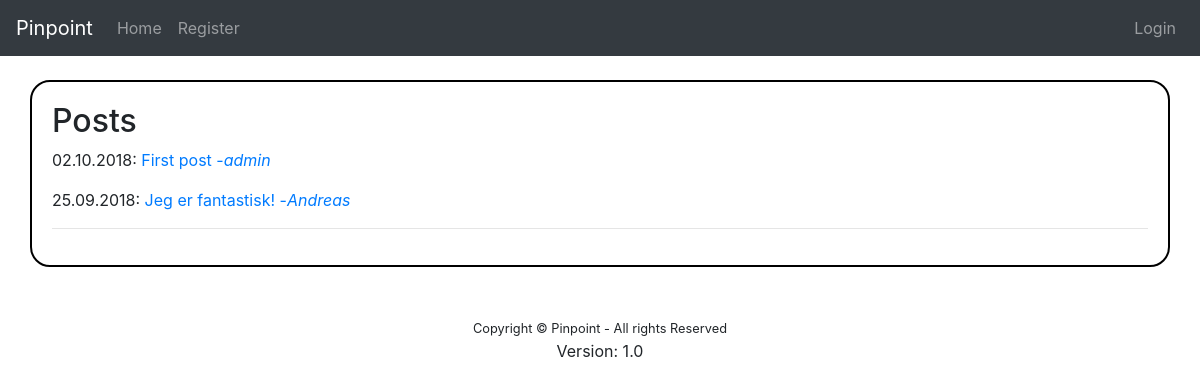
The page / on the database its author committed.
### view_content/models.py (models this page shows, shortened)
class Post(models.Model):
    title = models.CharField(max_length=200)
    body = models.TextField()
    date = models.DateTimeField(auto_now_add=True)
    author = models.ForeignKey('auth.User', on_delete=models.CASCADE, related_name='author_of')
    editor = models.ForeignKey('auth.User', on_delete=models.CASCADE, related_name='editor_of', null=True)
    needs_proofreading = models.BooleanField(default=False)
    published = models.BooleanField(default=False)

### view_content/views.py (the view)
# urls.py: path('', views.index, name="home"),
def index(request):
    posts = Post.objects.all().order_by("-date")[:20]
    return render(request, "view_content/TEMPORARY.html", {'posts': posts})

### view_content/templates/view_content/TEMPORARY.html (shortened to what this page needs)
{% extends "base.html" %}
{% block content %}
	<h2>Posts</h2>
    {% for post in posts %}
        {% if post.published %}
            <span>{{ post.date|date:"d.m.Y" }}: </span>
            <a href="{% url 'detail' post.id %}">{{ post.title }}</a><a href="">   -<i>{{ post.author.username }}</i></a>
        {% endif %}
    {% endfor %}
    <hr>
{% endblock %}

### rows shown on the page
Post: date "02.10.2018", title "First post", author.username "admin"
Post: date "25.09.2018", title "Jeg er fantastisk!", author.username "Andreas"
